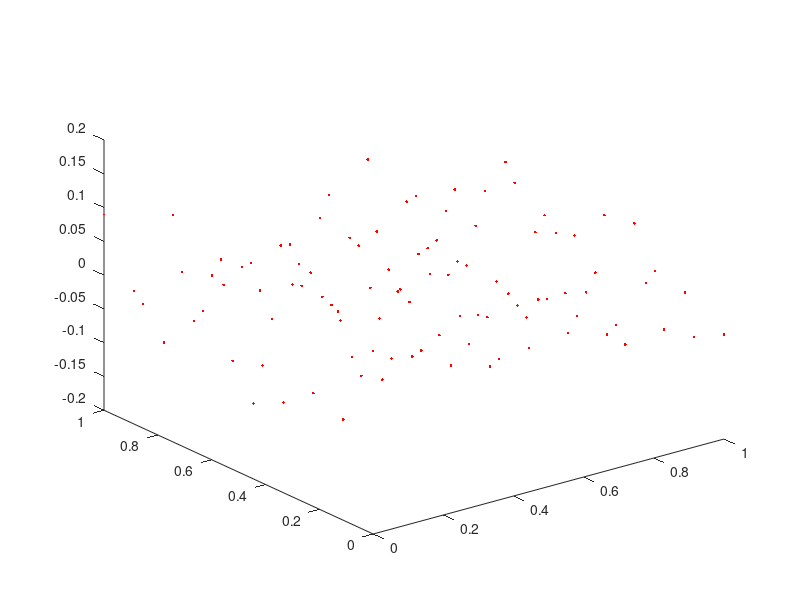

The MATLAB source for this figure: (Note: this script raises an error after producing the figure.)
%demo for affine_fit
%Author: Adrien Leygue
%Date: December 3 2014
% close all
% clear all
figure;
%generate points that lie approximately in the Z=0 plane
N = 10;
[X,Y] = meshgrid(linspace(0,1,N));
XYZ_1 = [X(:) Y(:) 0.05*randn(N^2,1)];
plot3(XYZ_1(:,1),XYZ_1(:,2),XYZ_1(:,3),'r.');
hold on
%compute the normal to the plane and a point that belongs to the plane
[n_1,~,p_1] = affine_fit(XYZ_1);

%generate points that lie approximately in the Z=X plane
%the normal vector is
n_2_exact = [-sqrt(2)/2 0 sqrt(2)/2];
N = 12;
[X,Y] = meshgrid(linspace(0,1,N));
XYZ_2 = [X(:) Y(:) X(:)] + bsxfun(@times,0.05*randn(N^2,1),n_2_exact);
plot3(XYZ_2(:,1),XYZ_2(:,2),XYZ_2(:,3),'b.');


%compute the normal to the plane and a point that belongs to the plane
[n_2,V_2,p_2] = affine_fit(XYZ_2);

%plot the two points p_1 and p_2
plot3(p_1(1),p_1(2),p_1(3),'ro','markersize',15,'markerfacecolor','red');
plot3(p_2(1),p_2(2),p_2(3),'bo','markersize',15,'markerfacecolor','blue');

%plot the normal vector
quiver3(p_1(1),p_1(2),p_1(3),n_1(1)/3,n_1(2)/3,n_1(3)/3,'r','linewidth',2)
h = quiver3(p_2(1),p_2(2),p_2(3),n_2(1)/3,n_2(2)/3,n_2(3)/3,'b','linewidth',2)

%plot the two adjusted planes
[X,Y] = meshgrid(linspace(0,1,3));

%first plane
surf(X,Y, - (n_1(1)/n_1(3)*X+n_1(2)/n_1(3)*Y-dot(n_1,p_1)/n_1(3)),'facecolor','red','facealpha',0.5);

%second plane
%NB: if the plane is vertical the above method cannot be used, one should
%use the secont output of affine_fit which contains a base of the plane.
%this is illustrated below
%S1 and S2 are the coordinates of the plane points in the basis made of the
%columns ov V_2
[S1,S2] = meshgrid([-1 0 1]);
%generate the pont coordinates
X = p_2(1)+[S1(:) S2(:)]*V_2(1,:)';
Y = p_2(2)+[S1(:) S2(:)]*V_2(2,:)';
Z = p_2(3)+[S1(:) S2(:)]*V_2(3,:)';
%plot the plane
surf(reshape(X,3,3),reshape(Y,3,3),reshape(Z,3,3),'facecolor','blue','facealpha',0.5);

xlabel('x');
ylabel('y');
zlabel('z');
axis equal
%compute the angle between the planes in [0 90] degrees
angle = acosd(dot(n_1,n_2));
if angle>90
    angle = 180-angle;
end
angle

